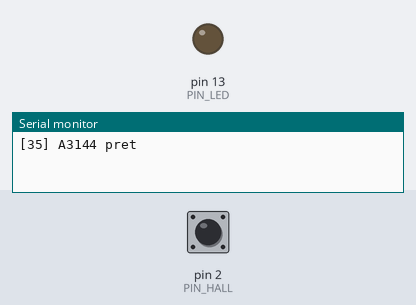
A sketch run on a simulated Arduino Uno, built with avr-gcc and run on an emulated ATmega328P. On the bench: output pins drawn as LEDs (lit = HIGH), the last lines printed to the serial monitor. The test bench sets the inputs (shaded band); at power-on: pin 2 (PIN_HALL) HIGH.

Above: at 1.2 s.
1.3 s: pin 2 (PIN_HALL) pulled LOW for 0.15 s
At 1.38 s:
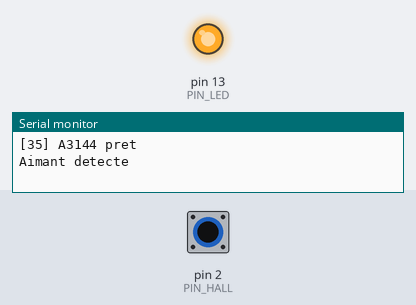
2.9 s: pin 2 (PIN_HALL) pulled LOW for 3.2 s
At 6.5 s:
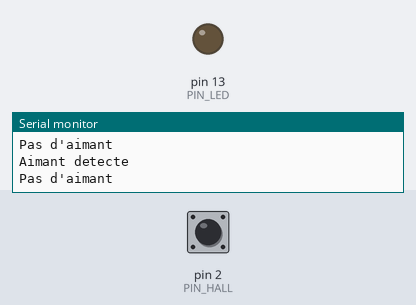
Timing chart, 0 to 8.0 s (numbered marks = the images above; inputs shaded):
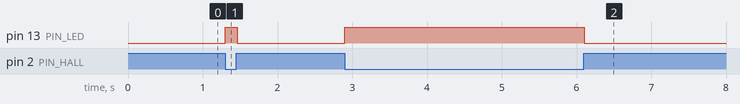

Measured:
- after the input at 1.3 s, pin 13 (PIN_LED): LOW → HIGH at once, → LOW 0.16 s later
- after the input at 2.9 s, pin 13 (PIN_LED): LOW → HIGH at once, → LOW 3.2 s later

The sketch:

35_A3144_Hall_Numerique.ino
```cpp
/*
 * =====================================================================
 *  Arduino Lab Nexus v6.1.0 STABLE  -  A3144 Effet Hall
 * =====================================================================
 *  Explication : Détecte la présence d'un aimant avec un capteur à effet Hall A3144 (sortie numérique).
 *  Carte       : Arduino UNO / Nano (ATmega328P) - compatible Mega
 *  Moniteur    : 9600 bauds
 *
 *  Câblage :
 *   Arduino 5V     -> A3144 VCC
 *   Arduino GND    -> A3144 GND
 *   Arduino D2     -> A3144 OUT
 *
 *  Bibliothèques requises (arduino-cli lib install "...") : aucune
 * =====================================================================
 */
// @libs:

// Broches
const uint8_t PIN_HALL = 2;
const uint8_t PIN_LED  = 13;

int etatPrecedent = HIGH;

void setup() {
  pinMode(PIN_HALL, INPUT_PULLUP);   // sortie à collecteur ouvert : pull-up nécessaire
  pinMode(PIN_LED, OUTPUT);
  Serial.begin(9600);
  Serial.println(F("[35] A3144 pret"));
}

void loop() {
  int etat = digitalRead(PIN_HALL);  // LOW = aimant détecté
  digitalWrite(PIN_LED, etat == LOW ? HIGH : LOW);
  // Affiche seulement lors d'un changement
  if (etat != etatPrecedent) {
    Serial.println(etat == LOW ? F("Aimant detecte") : F("Pas d'aimant"));
    etatPrecedent = etat;
  }
  delay(20);
}
```
